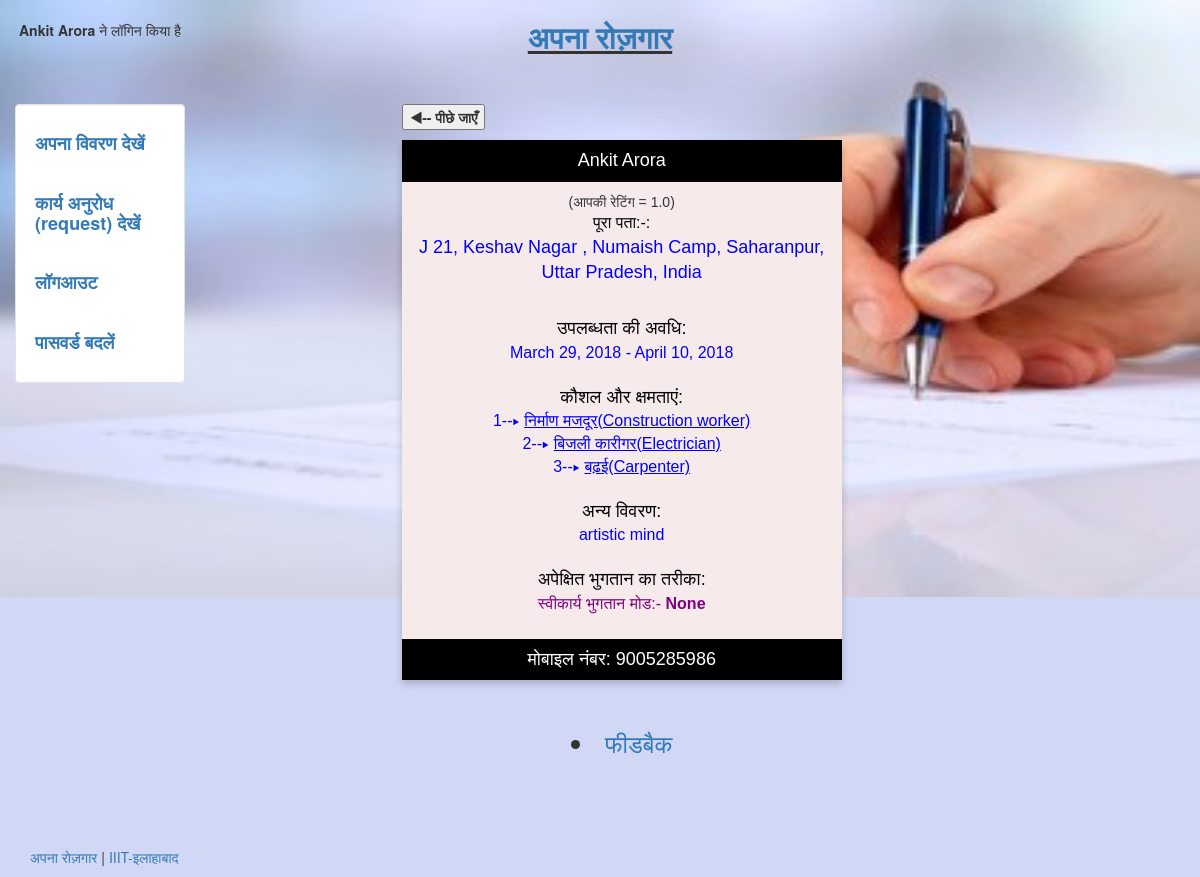
The page /profile (signed in) on the database as committed earlier.
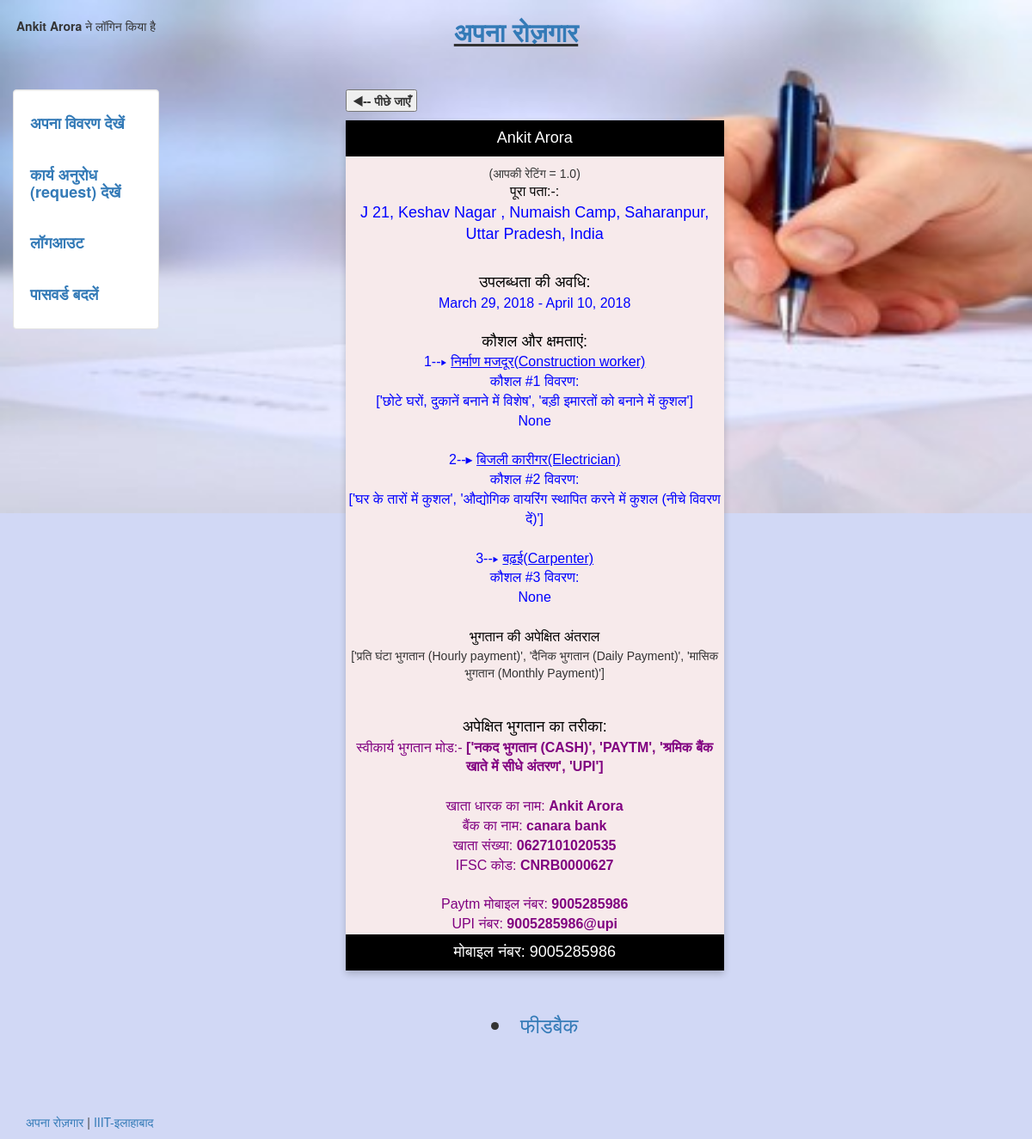
The same page on the database as committed later.
### worker/models.py (models this page shows)
class Profile(models.Model):
    user = models.OneToOneField(User, on_delete=models.CASCADE, primary_key = True)
    s_contact = models.CharField(max_length=50,blank = True,null = True)
    age = models.FloatField(blank = True, null = True)
    street = models.CharField(max_length=250,blank = True, null = True)
    address = models.CharField(max_length=250,blank = True, null = True)
    start_date = models.DateField(blank = True, null = True)
    end_date = models.DateField(blank = True, null = True)
    skill1 = models.CharField(max_length = 100,blank = True, null = True)
    skill2 = models.CharField(max_length = 100,blank = True, null = True)
    skill3 = models.CharField(max_length = 100,blank = True, null = True)
    description1 = models.TextField(max_length = 500,blank = True, null = True)
    description2 = models.TextField(max_length = 500,blank = True, null = True)
    description3 = models.TextField(max_length = 500,blank = True, null = True)
    description = models.TextField(max_length = 500,blank = True, null = True)
    description11 = models.TextField(max_length = 500,blank = True, null = True)
    min_salary = models.IntegerField(blank = True, null = True)
    rating = models.FloatField(blank = True, null = True)
    nhirer = models.IntegerField(blank = True, null = True)
    ptype = models.TextField(max_length = 250,blank = True, null = True)
    worker_age=models.IntegerField(blank = True, null = True)
    joinrequest=models.CharField(max_length = 2,blank = True, null = True)
    temp=models.CharField(max_length = 2,blank = True, null = True)
    ac = models.CharField(max_length=100,blank = True, null = True)
    ifsc = models.CharField(max_length=100,blank = True, null = True)
    paytm = models.CharField(max_length=100,blank = True, null = True)
    upi = models.CharField(max_length=100,blank = True, null = True)
    acname = models.CharField(max_length=100,blank = True, null = True)
    bank = models.CharField(max_length=100,blank = True, null = True)
    mode = models.CharField(max_length=100,blank = True, null = True)
    def __str__(self):
    	return self.user.username

### worker/views.py (the view)
# urls.py: url(r'^profile',profile,name = 'profile'),
def profile(request):
  if request.user:
    data=Profile.objects.get(user=request.user)
    return render(request,'worker/view.html',{'data':data})
  else:
    warn="कृपया लॉगिन करें"
    return render(request,'worker/view.html',{'warn':warn})

### worker/templates/worker/view.html (shortened to what this page needs)
{% extends "login/header.html" %}
{% load staticfiles %}
{% block content %}
<div class ='col-sm-6 col-sm-offset-2'>
	<link rel="stylesheet" href="https://cdnjs.cloudflare.com/ajax/libs/font-awesome/4.7.0/css/font-awesome.min.css">
<b><input type="button" value="&#9664;-- पीछे जाएँ" onclick="history.back(-1)" /></b>
<div class="card" style="background-color:#F7EAEB">
  <p><button class = "but">{{data.user.first_name}}</button></p>
  {% if data.rating %}
   (आपकी रेटिंग = {{data.rating}})
   <br>
  {%endif%}
  <font color = 'black' size = 3>
 पूरा पता:-:<br>
</font>
  <p class="title"> {{data.street}} , {{data.address}}</p>
  <br>
  <font color = 'black' size = 4>
उपलब्धता की अवधि:<br>
</font>
<font color = 'blue' size = 3>
{{data.start_date}}  -  {{data.end_date}}
</font>
<br><br>
 <font color = 'black' size = 4 >
 	कौशल और क्षमताएं:<br>
 </font>
 <font color = 'blue' size = 3>
 {% if data.skill1 %}
 1--&#9656;   <u>{{data.skill1}}</u><br>
 {% if data.description1 %}
  कौशल #1 विवरण:<br>{{data.description1}}<br>{{data.description11}}
  <br>
  <br>
 	{%endif%}
  {%endif%}
  {% if data.skill2 %}
 2--&#9656;  <u>{{data.skill2}}</u><br>
 {% if data.description2 %}
  कौशल #2 विवरण:<br>{{data.description2}}
  <br>
  <br>
  {%endif%}
  {%endif%}
  {% if data.skill3 %}
 3--&#9656;  <u>{{data.skill3}}</u><br>
 {% if data.description3 %}
  कौशल #3 विवरण:<br>{{data.description3}}
  <br>
  <br>
  {%endif%}
  {%endif%}
</font>
 	 {% if data.ptype %}
   <font color = 'black' size = 3 >
  भुगतान की अपेक्षित अंतराल<br>
 </font>
 {{data.ptype}}
 <br>
 {%endif%}
<br>
{% if data.description  %}
 <font color = 'black' size = 4 >
 	अन्य विवरण:<br>
 </font>
 <font color = 'blue' size = 3>
 	{{data.description}}<br>
 </font>
{%endif%}
 <br>
 <font color = 'black' size = 4 >
  अपेक्षित भुगतान का तरीका:
 </font>
 <br>
 <font color = 'purple' size = 3.5>
 स्वीकार्य भुगतान मोड:-  <b>{{data.mode}}</b>
 <br><br>
{% if data.acname %}
  खाता धारक का नाम: <b>{{data.acname}}</b>
  <br>
  {%endif%}
  {% if data.bank %}
  बैंक का नाम: <b>{{data.bank}}</b>
  <br>
  {%endif%}
  {% if data.ac %}
  खाता संख्या: <b>{{data.ac}}</b>
  <br>
  {%endif%}
  {% if data.ifsc %}
  IFSC कोड: <b>{{data.ifsc}}</b>
  <br>
  <br>
  {%endif%}
  {% if data.paytm %}
  Paytm मोबाइल नंबर: <b>{{data.paytm}}</b>
  <br>
  {%endif%}
  {% if data.upi %}
  UPI नंबर: <b>{{data.upi}}</b>
  <br>
  {%endif%}
</font>
  <p><button class = "but">मोबाइल नंबर: {{data.s_contact}}</button></p>
</div>
	<br>
  <h3 align="center">
            <li ><a href = "/feedback?username={{data}}">फीडबैक</a></li>
            </h3>
</div>
{% endblock %}

Rows that differ between the two databases and show on the page:
changed Profile "J 21, Keshav Nagar": description1 (not shown) → "['छोटे घरों, दुकानें बनाने में विशेष', 'बड़ी इमारतों को बनाने में कुशल']"; description11 (not shown) → "None"; description2 (not shown) → "['घर के तारों में कुशल', 'औद्योगिक वायरिंग स्थापित करने में कुशल (नीचे विवरण दें)']"; description3 (not shown) → "None"; ptype (not shown) → "['प्रति घंटा भुगतान (Hourly payment)', 'दैनिक भुगतान (Daily Payment)', 'मासिक भुगतान (Monthly Payment)']"; mode "None" → "['नकद भुगतान (CASH)', 'PAYTM', 'श्रमिक बैंक खाते में सीधे अंतरण', 'UPI']"; acname (not shown) → "Ankit Arora"; bank (not shown) → "canara bank"; ac (not shown) → "0627101020535"; ifsc (not shown) → "CNRB0000627"; paytm (not shown) → "9005285986"; upi (not shown) → "9005285986@upi"; description "artistic mind" → (not shown)
Other text that changed with them:
text no longer shown: "अन्य विवरण:"
text now shown: "कौशल #1 विवरण: कौशल #2 विवरण: कौशल #3 विवरण: भुगतान की अपेक्षित अंतराल खाता धारक का नाम: बैंक का नाम: खाता संख्या: IFSC कोड: Paytm मोबाइल नंबर: UPI नंबर:"
